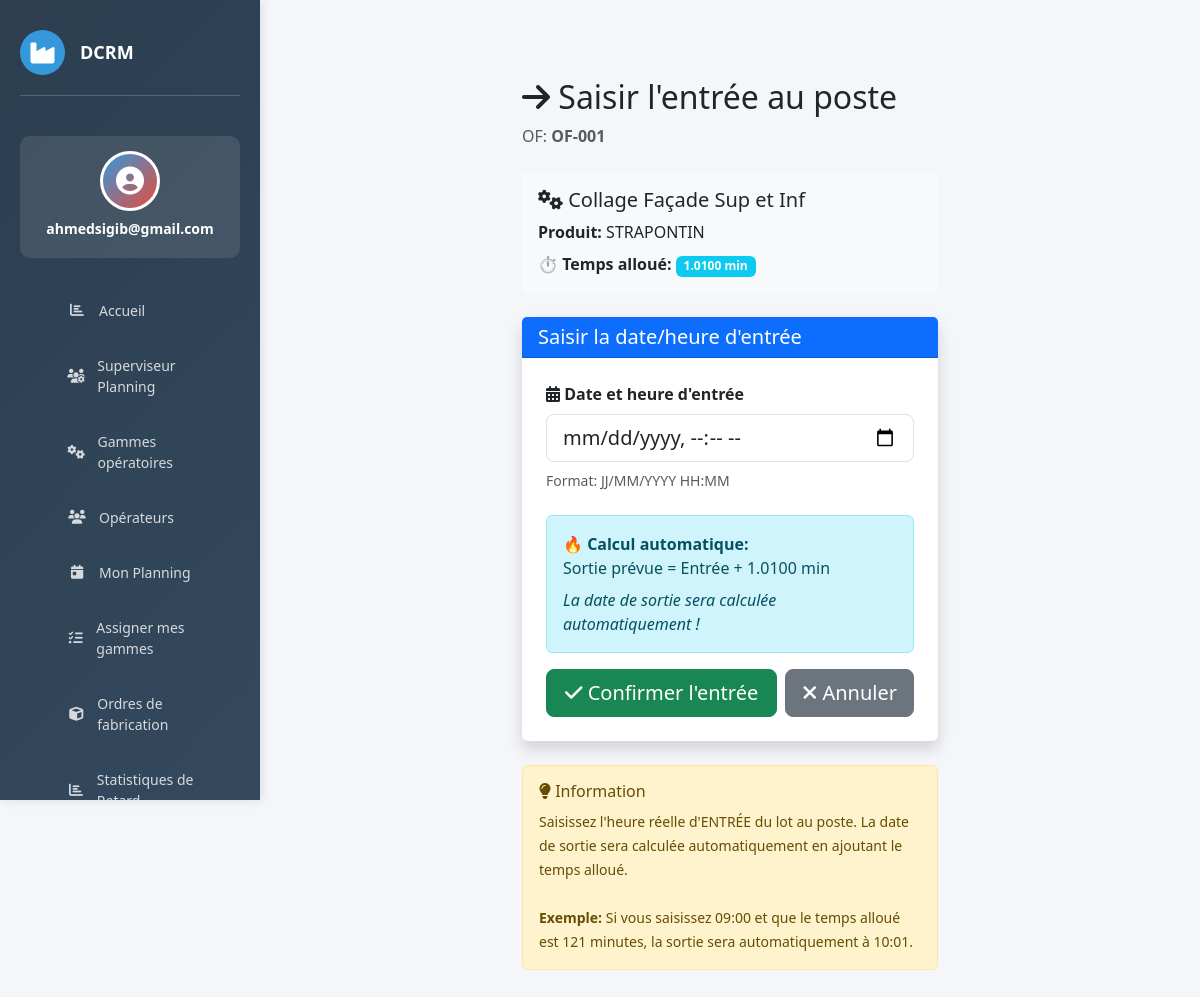
Page /operation/85/entree/ (signed in) on the committed database.
### website/models.py (models this page shows, shortened)
class OrdreFabrication(models.Model):
    numero   = models.CharField(max_length=50, unique=True)
    produit  = models.CharField(max_length=200)
    quantite = models.PositiveIntegerField(default=1)

class OperationOF(models.Model):
    STATUT_CHOICES = [
        ('en_attente', 'En attente'),
        ('en_cours',   'En cours'),
        ('termine',    'Terminé'),
        ('bloque',     'Bloqué'),
    ]
    of              = models.ForeignKey(OrdreFabrication, on_delete=models.CASCADE)
    gamme_operation = models.ForeignKey(GammeOperation, on_delete=models.CASCADE)
    date_entree     = models.DateTimeField(null=True, blank=True, help_text="Date/heure d'ENTRÉE (saisie manuelle)")
    operateur       = models.ForeignKey(Operateur, null=True, blank=True, on_delete=models.SET_NULL)
    class Meta:
        ordering = ['gamme_operation__ordre']
        unique_together = ('of', 'gamme_operation')

class GammeOperation(models.Model):
    nom           = models.CharField(max_length=200)
    temps_alloue  = models.DecimalField(max_digits=7, decimal_places=4, help_text="Durée en heures (ex: 1.005)")
    ordre         = models.PositiveSmallIntegerField(help_text="Position dans la gamme")
    operateurs    = models.ManyToManyField(
        'Operateur',
        blank=True,
        related_name='gammes',
        verbose_name="Opérateurs assignés"
    )
    class Meta:
        ordering = ['ordre']

### website/views.py (the view)
# urls.py: path('operation/<int:operation_id>/entree/', views.saisir_entree_operation, name='saisir_entree_operation'),
@login_required(login_url='home')
def saisir_entree_operation(request, operation_id):
    operation = get_object_or_404(OperationOF, id=operation_id)
    if operation.date_entree:
        messages.warning(request, "Cette opération a déjà une date d'entrée!")
        return redirect('of_detail', id=operation.of.id)
    if request.method == 'POST':
        form = EntreeOperationForm(request.POST, instance=operation)
        if form.is_valid():
            operation = form.save()  # ← Pas besoin de commit=False
            messages.success(
                request,
                f"✅ {operation.gamme_operation.nom} — "
                f"Entrée: {operation.date_entree.strftime('%H:%M')} | "
                f"Sortie: {operation.date_sortie.strftime('%H:%M')} | "
                f"Statut: {operation.statut}"  # ← Affiche le statut CALCULÉ
            )
            return redirect('of_detail', id=operation.of.id)
    else:
        form = EntreeOperationForm(instance=operation)
    return render(request, 'of/saisir_entree.html', {
        'form': form,
        'operation': operation,
        'of': operation.of,
    })

### website/forms.py
class EntreeOperationForm(forms.ModelForm):
    class Meta:
        model = OperationOF
        fields = ['date_entree']
        widgets = {
            'date_entree': forms.DateTimeInput(attrs={
                'type': 'datetime-local',
                'class': 'form-control form-control-lg',
            }),
        }
        labels = {
            'date_entree': '📅 Date et heure d\'entrée'
        }
    def __init__(self, *args, **kwargs):
        super().__init__(*args, **kwargs)
        from django.utils import timezone
        if not self.instance.date_entree:
            self.fields['date_entree'].initial = timezone.now()

### website/templates/of/saisir_entree.html (shortened to what this page needs)
{% extends 'base.html' %}
{% load static %}
{% block content %}
<div class="container mt-5">
    <div class="row justify-content-center">
        <div class="col-lg-6">
            <div class="mb-4">
                <h2>
                    <i class="fas fa-arrow-right"></i> Saisir l'entrée au poste
                </h2>
                <p class="text-muted">OF: <strong>{{ of.numero }}</strong></p>
            </div>
            <div class="card mb-4 bg-light border-0">
                <div class="card-body">
                    <h5 class="card-title">
                        <i class="fas fa-cogs"></i> {{ operation.gamme_operation.nom }}
                    </h5>
                    <p class="mb-2">
                        <strong>Produit:</strong> {{ of.produit }}
                    </p>
                    <p class="mb-0">
                        <strong>⏱️ Temps alloué:</strong>
                        <span class="badge bg-info">
                            {{ operation.gamme_operation.temps_alloue }} min
                        </span>
                    </p>
                </div>
            </div>
            <div class="card border-0 shadow">
                <div class="card-header bg-primary text-white">
                    <h5 class="mb-0">Saisir la date/heure d'entrée</h5>
                </div>
                <div class="card-body p-4">
                    <form method="POST" novalidate>
                        <div class="mb-4">
                            <label class="form-label fw-bold">
                                <i class="fas fa-calendar-alt"></i>
                                Date et heure d'entrée
                            </label>
                            {{ form.date_entree }}
                            <small class="text-muted d-block mt-2">
                                Format: JJ/MM/YYYY HH:MM
                            </small>
                        </div>
                        <div class="alert alert-info">
                            <strong>🔥 Calcul automatique:</strong><br>
                            Sortie prévue = Entrée + {{ operation.gamme_operation.temps_alloue }} min
                            <p class="mt-2 mb-0">
                                <em>La date de sortie sera calculée automatiquement !</em>
                            </p>
                        </div>
                        <div class="d-flex gap-2">
                            <button type="submit" class="btn btn-success btn-lg flex-grow-1">
                                <i class="fas fa-check"></i> Confirmer l'entrée
                            </button>
                            <a href="{% url 'of_detail' of.id %}"
                               class="btn btn-secondary btn-lg">
                                <i class="fas fa-times"></i> Annuler
                            </a>
                        </div>
                    </form>
                </div>
            </div>
            <div class="alert alert-warning mt-4" role="alert">
                <h6 class="alert-heading">
                    <i class="fas fa-lightbulb"></i> Information
                </h6>
                <small>
                    Saisissez l'heure réelle d'ENTRÉE du lot au poste.
                    La date de sortie sera calculée automatiquement en ajoutant le temps alloué.
                    <br><br>
                    <strong>Exemple:</strong> Si vous saisissez 09:00 et que le temps alloué est 121 minutes,
                    la sortie sera automatiquement à 10:01.
                </small>
            </div>
        </div>
    </div>
</div>
{% endblock %}

### website/templates/base.html (shortened to what this page needs)
{% load static %}
<!DOCTYPE html>
<html lang="fr">
<head>
    <link href="https://cdn.jsdelivr.net/npm/bootstrap@5.3.0/dist/css/bootstrap.min.css" rel="stylesheet">
    <link rel="stylesheet" href="https://cdnjs.cloudflare.com/ajax/libs/font-awesome/6.4.0/css/all.min.css">
</head>
<body>
    {% if user.is_authenticated %}
    <aside class="sidebar">
        <div class="sidebar-header">
            <div class="logo">
                <i class="fas fa-industry"></i>
            </div>
            <h3>DCRM</h3>
        </div>
        <div class="user-profile">
            <div class="user-avatar">
                <i class="fas fa-user-circle"></i>
            </div>
            <h6>{{ user.first_name|default:user.username }}</h6>
        </div>
        <ul class="sidebar-menu">
             <li>
                <a href="{% url 'dashboard' %}">
                    <i class="fas fa-chart-bar"></i>
                    <span>Accueil </span>
                </a>
            </li>
            <li>
                <a href="{% url 'superviseur_dashboard' %}">
                    <i class="fas fa-users-cog"></i>
                    <span>Superviseur Planning</span>
                </a>
            </li>
            <li>
                <a href="{% url 'gammes_list' %}">
                    <i class="fas fa-cogs"></i>
                    <span>Gammes opératoires</span>
                </a>
            </li>
            <li>
                <a href="{% url 'operateur_list' %}">
                    <i class="fas fa-users"></i>
                    <span>Opérateurs</span>
                </a>
            </li>
            {% if user.operateur_profil %}
            <li>
                <a href="{% url 'dashboard_operateur' operateur_id=user.operateur_profil.id %}">
                    <i class="fas fa-calendar-day"></i>
                    <span>Mon Planning</span>
                </a>
            </li>
            <li>
                <a href="{% url 'assigner_gammes' operateur_id=user.operateur_profil.id %}">
                    <i class="fas fa-tasks"></i>
                    <span>Assigner mes gammes</span>
                </a>
            </li>
            {% endif %}
            <li>
                <a href="{% url 'of_list' %}">
                    <i class="fas fa-cube"></i>
                    <span>Ordres de fabrication</span>
                </a>
            </li>
                <li>
                <a href="{% url 'list_retard' %}">
                    <i class="fas fa-chart-bar"></i>
                    <span>Statistiques de Retard</span>
                </a>
            </li>
        </ul>
    </aside>
    {% endif %}
    <div class="main-content">
        {% block content %}
        {% endblock %}
    </div>
</body>
</html>

### website/templates/base.html (style rules this page uses)
:root { --primary: #2c3e50; --secondary: #3498db; --danger: #e74c3c; --success: #27ae60; --warning: #f39c12; }
* { margin: 0; padding: 0; box-sizing: border-box; }
body { font-family: 'Segoe UI', Tahoma, Geneva, Verdana, sans-serif; background-color: #f5f6fa; }
.sidebar { position: fixed; top: 0; left: 0; height: 100vh; width: 260px; background: linear-gradient(135deg, var(--primary) 0%, #34495e 100%); color: white; padding: 30px 20px; overflow-y: auto; box-shadow: 2px 0 10px rgba(0,0,0,0.1); z-index: 1000; }
.sidebar-header { display: flex; align-items: center; gap: 15px; margin-bottom: 40px; padding-bottom: 20px; border-bottom: 1px solid rgba(255,255,255,0.2); }
.sidebar-header .logo { width: 45px; height: 45px; background: var(--secondary); border-radius: 50%; display: flex; align-items: center; justify-content: center; font-size: 24px; }
.sidebar-header h3 { font-size: 18px; font-weight: 700; margin: 0; }
.user-profile { background: rgba(255,255,255,0.1); padding: 15px; border-radius: 10px; margin-bottom: 30px; text-align: center; }
.user-avatar { width: 60px; height: 60px; background: linear-gradient(135deg, var(--secondary), var(--danger)); border-radius: 50%; margin: 0 auto 10px; display: flex; align-items: center; justify-content: center; font-size: 28px; border: 3px solid white; }
.user-profile h6 { margin: 10px 0 5px; font-weight: 600; font-size: 14px; }
.sidebar-menu { list-style: none; margin-bottom: 30px; }
.sidebar-menu li { margin-bottom: 10px; }
.sidebar-menu a { display: flex; align-items: center; gap: 12px; padding: 12px 15px; color: rgba(255,255,255,0.8); text-decoration: none; border-radius: 8px; transition: all 0.3s ease; font-size: 14px; }
.sidebar-menu i { width: 20px; text-align: center; }
.main-content { margin-left: 260px; padding: 30px; min-height: 100vh; }

### rows in the picture
OrdreFabrication: numero "OF-001", produit "STRAPONTIN"
OperationOF: gamme_operation.nom "Collage Façade Sup et Inf", gamme_operation.temps_alloue "1.0100"

### other values in the picture
{{ user.first_name|default:user.username }} "ahmedsigib@gmail.com"
